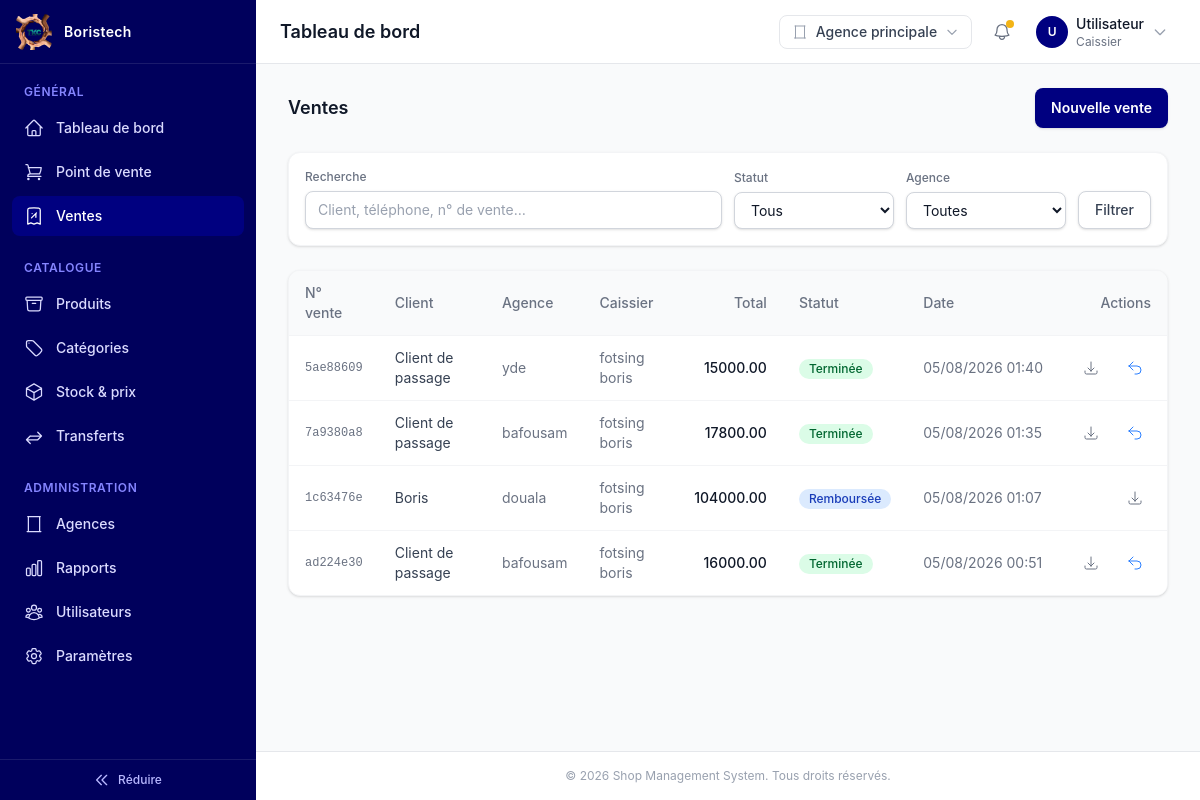
/sales/ventes/ (signed in), run on an earlier commit of the app's database.
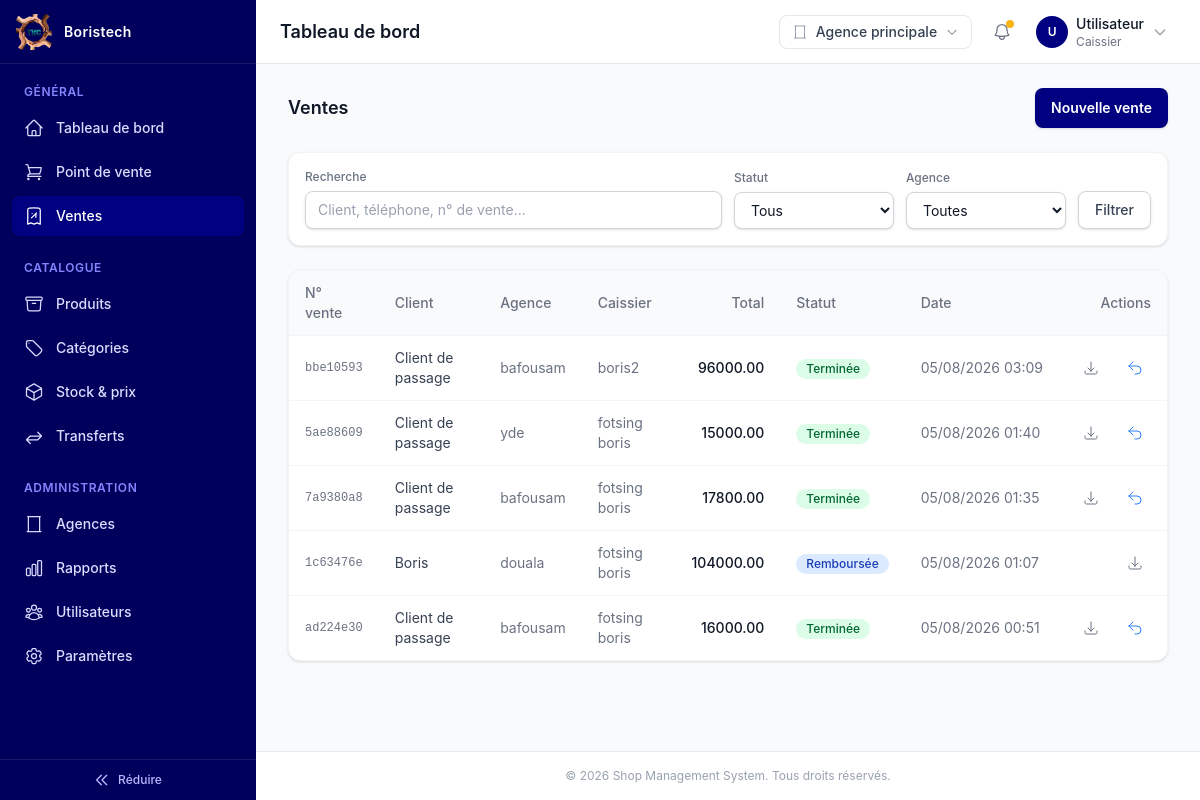
And on a later commit of the database.
### sales/models.py (models this page shows, shortened)
class Commande(BaseModel):
    agence = models.ForeignKey(
        Agence,
        on_delete=models.PROTECT,
        related_name="commandes",
        help_text="Agence dans laquelle la vente a été réalisée.",
    )
    caissier = models.ForeignKey(
        settings.AUTH_USER_MODEL,
        on_delete=models.PROTECT,
        related_name="commandes_realisees",
        limit_choices_to={"role": Role.CAISSIER},
        help_text="Caissier ayant réalisé la vente.",
    )
    client = models.ForeignKey(
        Client,
        on_delete=models.SET_NULL,
        related_name="commandes",
        null=True,
        blank=True,
        help_text="Client de la vente. Facultatif : une vente 'client de passage' est valide (EF-6.1).",
    )
    remise = models.DecimalField(
        max_digits=12,
        decimal_places=2,
        default=0,
        help_text="Montant de la remise appliquée à la commande (EF-7.2).",
    )
    taxe = models.DecimalField(
        max_digits=12,
        decimal_places=2,
        default=0,
        help_text="Montant de la taxe appliquée à la commande (EF-7.2).",
    )
    total = models.DecimalField(
        max_digits=12,
        decimal_places=2,
        default=0,
        help_text="Total de la commande, recalculé par signal à partir des lignes (EF-13.4).",
    )
    mode_paiement = models.CharField(
        max_length=20,
        choices=ModePaiement.choices,
        help_text="Mode de paiement utilisé (EF-7.2).",
    )
    statut = models.CharField(
        max_length=20,
        choices=CommandeStatut.choices,
        default=CommandeStatut.EN_ATTENTE,
        db_index=True,
        help_text="Cycle de vie de la commande (EF-7.5).",
    )
    date = models.DateTimeField(
        auto_now_add=True,
        db_index=True,
        help_text="Date et heure de la vente.",
    )
    class Meta(BaseModel.Meta):
        verbose_name = "Commande"
        verbose_name_plural = "Commandes"
        indexes = [
            models.Index(fields=["agence", "statut", "date"]),
            models.Index(fields=["caissier", "date"]),
        ]

class Client(BaseModel):
    nom = models.CharField(
        max_length=150,
        help_text="Nom complet du client.",
    )
    telephone = models.CharField(
        max_length=30,
        unique=True,
        db_index=True,
        help_text=(
            "Numéro de téléphone : clé naturelle utilisée pour éviter les doublons "
            "lorsqu'un même client est saisi avec une orthographe de nom différente (EF-6.4)."
        ),
    )
    email = models.EmailField(
        blank=True,
        help_text="Email du client (optionnel).",
    )
    adresse = models.CharField(
        max_length=255,
        blank=True,
        help_text="Adresse du client (optionnelle).",
    )
    class Meta(BaseModel.Meta):
        verbose_name = "Client"
        verbose_name_plural = "Clients"
        indexes = [
            models.Index(fields=["nom"]),
        ]

### general/models.py (models this page shows, shortened)
class BaseModel(models.Model):
    id = models.UUIDField(
        primary_key=True,
        default=uuid.uuid4,
        editable=False,
        help_text="Identifiant unique (UUID) de l'enregistrement.",
    )
    created_at = models.DateTimeField(
        auto_now_add=True,
        db_index=True,
        help_text="Date et heure de création de l'enregistrement.",
    )
    updated_at = models.DateTimeField(
        auto_now=True,
        help_text="Date et heure de la dernière modification.",
    )
    class Meta:
        abstract = True
        ordering = ["-created_at"]

class Agence(BaseModel):
    nom = models.CharField(
        max_length=150,
        help_text="Nom commercial de l'agence.",
    )
    slug = models.SlugField(
        max_length=170,
        unique=True,
        blank=True,
        help_text=(
            "Identifiant unique de l'agence utilisé dans les URLs (ex: /agences/"
            "<slug>/) à la place de l'UUID, notamment pour les liens visités par "
            "un Responsable d'agence ou un Caissier après connexion. Généré "
            "automatiquement à partir du nom si laissé vide."
        ),
    )
    adresse = models.CharField(
        max_length=255,
        blank=True,
        help_text="Adresse physique de l'agence.",
    )
    telephone = models.CharField(
        max_length=30,
        blank=True,
        help_text="Numéro de téléphone de contact de l'agence.",
    )
    actif = models.BooleanField(
        default=True,
        db_index=True,
        help_text=(
            "Une agence désactivée est exclue des écrans de vente/POS mais "
            "reste visible dans l'historique et les rapports (EF-1.3)."
        ),
    )
    class Meta(BaseModel.Meta):
        verbose_name = "Agence"
        verbose_name_plural = "Agences"
        indexes = [
            models.Index(fields=["nom"]),
            models.Index(fields=["actif", "nom"]),
        ]

### users/models.py (models this page shows, shortened)
class Utilisateur(AbstractUser, BaseModel):
    role = models.CharField(
        max_length=20,
        choices=Role.choices,
        db_index=True,
        help_text="Rôle de l'utilisateur : détermine son périmètre d'accès (EF-9.2 à EF-9.4).",
    )
    agence = models.ForeignKey(
        Agence,
        on_delete=models.PROTECT,
        related_name="utilisateurs",
        null=True,
        blank=True,
        help_text=(
            "Agence de rattachement. Obligatoire pour un Responsable d'agence ou un "
            "Caissier ; laisser vide pour un Admin (accès à toutes les agences)."
        ),
    )
    telephone = models.CharField(
        max_length=30,
        blank=True,
        help_text="Numéro de téléphone professionnel de l'utilisateur.",
    )
    objects = UserManager()
    class Meta(BaseModel.Meta):
        verbose_name = "Utilisateur"
        verbose_name_plural = "Utilisateurs"
        indexes = [
            models.Index(fields=["role"]),
            models.Index(fields=["agence", "role"]),
        ]
    @property
    def is_admin(self) -> bool:
        return self.role == Role.ADMIN
    @property
    def is_responsable_agence(self) -> bool:
        return self.role == Role.RESPONSABLE_AGENCE

### sales/views/pos_views.py (the view)
# urls.py: path("ventes/", pos_views.CommandeListView.as_view(), name="commande_list"),
class CommandeListView(LoginRequiredMixin, ListView):
    model = Commande
    template_name = "dashboard/pages/admin/sales/pos/commande_list.html"
    context_object_name = "commandes"
    paginate_by = 20
    def get_queryset(self) -> QuerySet[Commande]:
        qs = (
            get_commandes_visibles(self.request.user)
            .select_related("agence", "caissier", "client")
            .order_by("-date")
        )
        q = self.request.GET.get("q", "").strip()
        if q:
            qs = qs.filter(
                Q(client__nom__icontains=q) | Q(client__telephone__icontains=q) | Q(id__icontains=q)
            )
        statut = self.request.GET.get("statut", "").strip()
        if statut:
            qs = qs.filter(statut=statut)
        agence_id = self.request.GET.get("agence", "").strip()
        if agence_id:
            qs = qs.filter(agence_id=agence_id)
        return qs
    def get_context_data(self, **kwargs: Any) -> Dict[str, Any]:
        context = super().get_context_data(**kwargs)
        context["q"] = self.request.GET.get("q", "")
        context["statut"] = self.request.GET.get("statut", "")
        context["agence_id"] = self.request.GET.get("agence", "")
        context["statut_choices"] = CommandeStatut.choices
        agences_visibles = get_agences_visibles(self.request.user).order_by("nom")
        context["agences_visibles"] = agences_visibles if agences_visibles.count() > 1 else None
        context["peut_gerer"] = getattr(self.request.user, "is_admin", False) or getattr(
            self.request.user, "is_responsable_agence", False
        )
        return context

### general/context_processors.py (called while the page is built)
def parametres_entreprise(request: HttpRequest) -> Dict[str, Any]:
    return {"parametres": ParametresEntreprise.load()}

### general/models.py (called while the page is built)
    @classmethod
    def load(cls) -> "ParametresEntreprise":
        obj: Optional["ParametresEntreprise"] = cache.get("parametres_entreprise")
        if obj is None:
            obj, _created = cls.objects.get_or_create(
                pk=cls.SINGLETON_ID, defaults={"nom": "Ma Boutique"}
            )
            cache.set("parametres_entreprise", obj, None)
        return obj

### general/templatetags/nav_tags.py (called while the page is built)
@register.simple_tag(takes_context=True)
def dashboard_url(context: Dict[str, Any]) -> str:
    request = context["request"]
    if not request.user.is_authenticated:
        return ""
    return resolve_dashboard_url(request.user)

@register.simple_tag(takes_context=True)
def nav_active(context: Dict[str, Any], *view_names: str) -> str:
    request = context["request"]
    match = getattr(request, "resolver_match", None)
    current_view_name = getattr(match, "view_name", None) if match else None
    return ACTIVE_CLASSES if current_view_name in view_names else INACTIVE_CLASSES

### templates/dashboard/pages/admin/sales/pos/commande_list.html (shortened to what the changed rows need)
{% extends "dashboard/base.html" %}
{% block content %}
<div class="space-y-6">
  <div class="flex flex-wrap items-center justify-between gap-3">
    <h2 class="text-lg font-semibold text-gray-900">Ventes</h2>
  </div>
  <div class="overflow-hidden rounded-xl border border-gray-100 bg-white shadow-sm">
    <div class="overflow-x-auto">
      <table class="w-full min-w-[820px] text-left text-sm">
        <thead class="border-b border-gray-100 bg-gray-50">
          <tr>
            <th scope="col" class="px-4 py-3 font-medium text-gray-500">N° vente</th>
            <th scope="col" class="px-4 py-3 font-medium text-gray-500">Client</th>
            <th scope="col" class="px-4 py-3 font-medium text-gray-500">Agence</th>
            <th scope="col" class="px-4 py-3 font-medium text-gray-500">Caissier</th>
            <th scope="col" class="px-4 py-3 text-right font-medium text-gray-500">Total</th>
            <th scope="col" class="px-4 py-3 font-medium text-gray-500">Statut</th>
            <th scope="col" class="px-4 py-3 font-medium text-gray-500">Date</th>
            <th scope="col" class="sticky right-0 bg-gray-50 px-4 py-3 text-right font-medium text-gray-500">Actions</th>
          </tr>
        </thead>
        <tbody class="divide-y divide-gray-100">
          {% for commande in commandes %}
            <tr class="group cursor-pointer hover:bg-gray-50" onclick="window.location='{% url 'sales:commande_detail' commande.pk %}'">
              <td class="px-4 py-3 font-mono text-xs text-gray-500">{{ commande.id|stringformat:"s"|slice:":8" }}</td>
              <td class="px-4 py-3 text-gray-700">{{ commande.client.nom|default:"Client de passage" }}</td>
              <td class="px-4 py-3 text-gray-500">{{ commande.agence.nom }}</td>
              <td class="px-4 py-3 text-gray-500">{{ commande.caissier.get_full_name|default:commande.caissier.username }}</td>
              <td class="px-4 py-3 text-right font-medium text-gray-900">{{ commande.total }}</td>
              <td class="px-4 py-3">
                <span class="inline-flex items-center rounded-full px-2.5 py-0.5 text-xs font-medium
                  {% if commande.statut == 'TERMINEE' %}bg-green-100 text-green-800
                  {% elif commande.statut == 'ANNULEE' %}bg-red-100 text-red-800
                  {% elif commande.statut == 'REMBOURSEE' %}bg-blue-100 text-blue-800
                  {% else %}bg-amber-100 text-amber-800{% endif %}">
                  {{ commande.get_statut_display }}
                </span>
              </td>
              <td class="px-4 py-3 whitespace-nowrap text-gray-500">{{ commande.date|date:"d/m/Y H:i" }}</td>
              <td class="sticky right-0 bg-white px-4 py-3 group-hover:bg-gray-50">
                <div class="flex items-center justify-end gap-1.5">
                  <a href="{% url 'sales:recu_download' commande.pk %}" title="Télécharger le reçu"
                    onclick="event.stopPropagation()"
                    class="flex h-8 w-8 items-center justify-center rounded-lg text-gray-500 hover:bg-gray-100 hover:text-gray-700">
                    <svg class="h-4 w-4" fill="none" viewBox="0 0 24 24" stroke="currentColor" stroke-width="1.5"><path stroke-linecap="round" stroke-linejoin="round" d="M3 16.5v2.25A2.25 2.25 0 005.25 21h13.5A2.25 2.25 0 0021 18.75V16.5M16.5 12L12 16.5m0 0L7.5 12m4.5 4.5V3" /></svg>
                  </a>
                  {% if peut_gerer and commande.statut == 'TERMINEE' %}
                    <button type="button" title="Rembourser cette vente"
                      data-confirm-action="rembourser" data-confirm-form="form-rembourser-{{ commande.pk }}"
                      onclick="event.stopPropagation()"
                      class="flex h-8 w-8 items-center justify-center rounded-lg text-blue-500 hover:bg-blue-50 hover:text-blue-700">
                      <svg class="h-4 w-4" fill="none" viewBox="0 0 24 24" stroke="currentColor" stroke-width="1.5"><path stroke-linecap="round" stroke-linejoin="round" d="M9 15L3 9m0 0l6-6M3 9h12a6 6 0 010 12h-3" /></svg>
                    </button>
                  {% endif %}
                </div>
              </td>
            </tr>
          {% empty %}
            <tr>
              <td colspan="8" class="px-4 py-10 text-center text-sm text-gray-400">Aucune vente pour le moment.</td>
            </tr>
          {% endfor %}
        </tbody>
      </table>
    </div>
  </div>
</div>
{% endblock %}

What changed in the data, as far as the page shows it:
added Commande: id "bbe10593", client.nom "Client de passage", agence.nom "bafousam", caissier.get_full_name "boris2", total "96000.00", statut "Terminée", date "05/08/2026 03:09"
